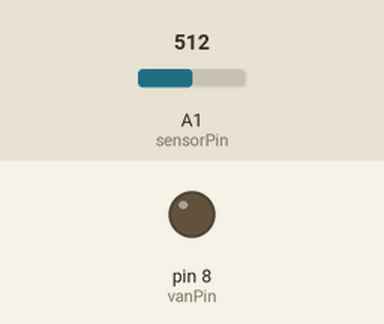
Bench run of a sketch on a simulated Arduino Uno, built with avr-gcc and run on an emulated ATmega328P. Shown: output pins drawn as LEDs (lit = HIGH). The inputs (shaded band) are chosen by the test bench; at power-on: A1 (sensorPin) = 512. What the sketch prints to the serial monitor is not drawn.

Above: at 0.1 s.
At 1.1 s:
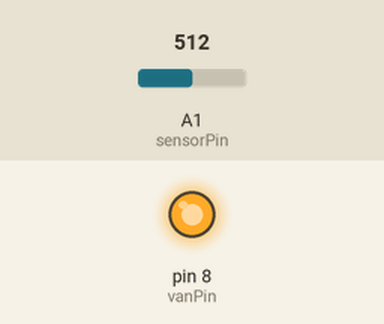
Timing chart, 0 to 2.6 s (numbered marks = the images above):
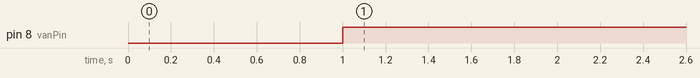

The sketch:

programme_final.ino
```cpp
int sensorPin = A1;                     //initialisation variable SensorPin (capteur humidité) sur entree analogique AO
int sensorValue = 0;                    //initialisation variable du capteur sur O
int vanPin = 8;                        // vanne connectée à la broche numérique n° 13

void setup() {
    Serial.begin(9600);                 //débit du moniteur de 9 600 bits par seconde.
     pinMode(vanPin, OUTPUT);           // met la broche utilisée avec la vanne en SORTIE
}
void loop() {

  sensorValue = analogRead(sensorPin); //lecture de la valeur analogique par le capteur et stockage dans variable sensorValue
  Serial.print("humidite = " );        //écriture sur le moniteur série de humidité
  Serial.println(sensorValue);         //écriture sur le moniteur série de la valeur numerique de SensorValue
  delay(1000);                         //attente durant 1 Seconde
  if (sensorValue<732)                 // Si la valeur numérique est inférieur à 732
    {

      digitalWrite(vanPin,HIGH);       // ouvre la vanne (commande le relais qui met en marche la pompe)
      delay(1000);                     // pause 1 seconde

      }
  if (sensorValue>732)                 // Si la valeur numérique est supérieur à 732
    {
        digitalWrite(vanPin,LOW);    // ferme la vanne (commande le relais qui met en marche la pompe)
        delay(1000);                    // pause 1 seconde

      }
    }
```

Measured:
- by itself, pin 8 (vanPin): LOW → HIGH at 1.0 s
